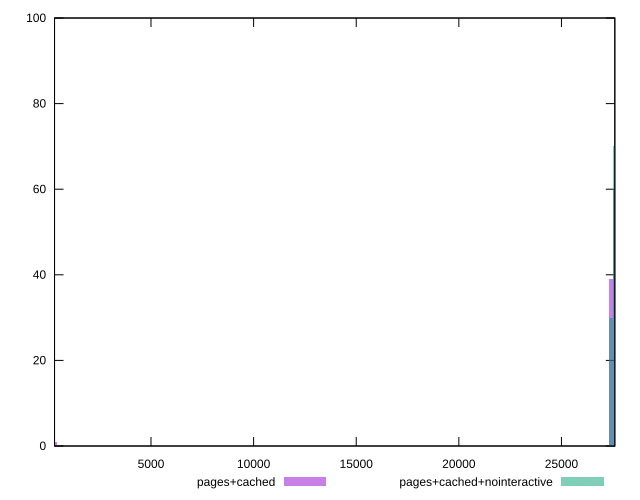

The script that saved this image:
reset

$pagesCached <<EOF
340.59368239510377 1
27588.088274003407 60
27417.791432805854 39
EOF

$pagesCachedNointeractive <<EOF
27417.791432805854 30
27588.088274003407 70
EOF

set key outside below
set boxwidth 170.29684119755188
set xrange [300:27600]
set yrange [0:100]
set trange [0:100]
set style fill transparent solid 0.5 noborder
set terminal svg size 640, 500 enhanced background rgb 'white'
set output "report_00008_2021-01-22T20:58:29.167/uses-webp-images/comparison/histogram/2_vs_3.svg"

plot $pagesCached title "pages+cached" with boxes, \
     $pagesCachedNointeractive title "pages+cached+nointeractive" with boxes

reset
